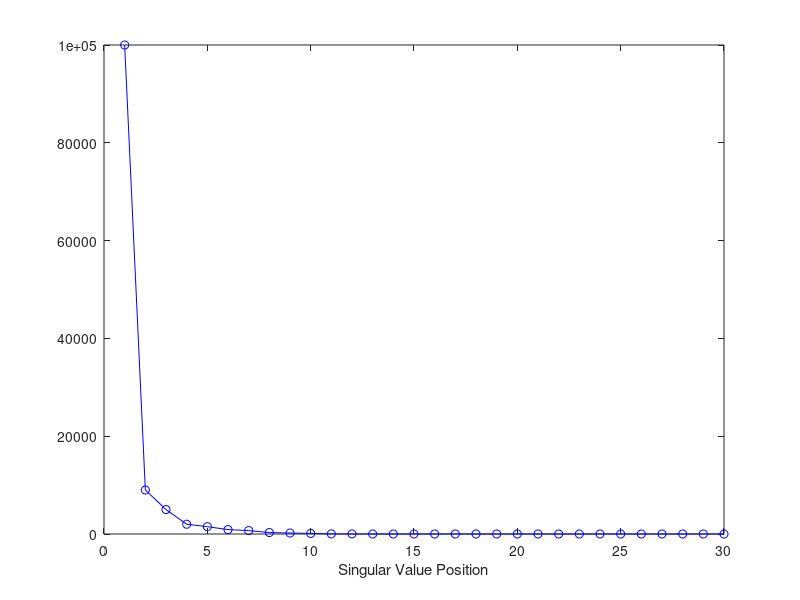
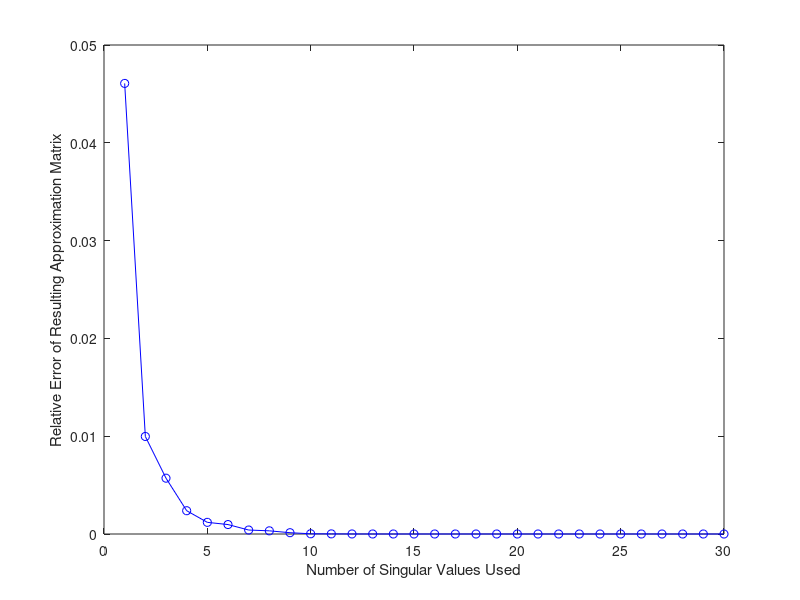

MATLAB code for these plots, in order:
%% MATLAB has a build in SVD command "svd"

% define number of rows and columns of matrix A
m = 10; 
n = 10;

% create random matrix of size m x n 
A1 = rand(m,n)

% find SVD decomposition of A
[U,Sigma,V] = svd(A1)

%% Find low-rank approximation of A using SVD
% create random matrix of size 30 x 30 with a given spectrum and find its SVD
evals = [100000 9000 5000 2000 1500 900 700 300 200 121 25 10 5 2 1 0.945 ...
    0.9 0.877 0.843 0.8 0.7 0.75 0.4 0.3 0.002 0.0032 0.004 0.0002 0.0001 ...
    0.0001]; %d efine the spectrum
dec_evals = sort(evals,'descend'); % sort the eigenvalues from large to small

% plot the eigenvalues
fig1 = figure; clf;
plot(dec_evals,'bo-')
xlabel('Singular Value Position')

Adiag = diag(dec_evals,0); % create a diagonal matrix with eigenvalue entries
T = rand(30); % create a random 30 x 30 matrix
A = T * Adiag * inv(T); % perform a similarity transformation
[U_k,Sigma,V_k] = svd(A); % find SVD 

% decide how many singular values to keep ( <n)
% change this value to see how the error differs
ksigma = 1;

% find the best rank k approximation of A by using a linear combination of
% outerproducts with the singular value of A as the weights
A_best = zeros(size(A));
for i = 1:ksigma
    A_best = A_best + (Sigma(i,i) * U_k(:,i) * V_k(:,i)');
end

A_best;

% find the error of the best rank k approximation of A
err = norm(A-A_best)
err_A_best = norm(err)/norm(A)

% plot error as a function of the rank k approximation of A 
A_best = zeros(size(A));
err_list = zeros(30,1)
for k = 1:30
    A_best = zeros(size(A));
    for i = 1:k
        A_best = A_best + (Sigma(i,i) * U_k(:,i) * V_k(:,i)');
    end
    err_list(i) = norm(A-A_best)/norm(A)
end

% create figure of relative error as a function of the number of singular
% values used
fig2 = figure; clf;
plot(err_list,'bo-')
xlabel('Number of Singular Values Used') 
ylabel('Relative Error of Resulting Approximation Matrix') 

%% Find the pseudo-inverse of A
% create random matrix A
A = [-1 1 0; -1 0 1; 0 -1 1]
b = [900; -601; 10]

A\b % note this gives no solution since A is non-singular

% built in pesudeo-inverse command "pinv", works for any case
pinvA = pinv(A)
pinvA*b %solves issue with least squares solution

%% Principal Component Analysis
% create random m x n matrix
m=5;
n=4;
A = rand(m,n);

% column center matrix
colcentered_A = zeros(size(A));
for i = 1:m
    for j = 1:n
        colcentered_A(i,j) = A(i,j)-mean(A(:,j));
    end
end

% find SVD decomposition column centered matrix
[U,S,V] =svd(colcentered_A)

% PCA of matrix A 
coeff = pca(A) % note that V = coeff matrix (vectors may differ by a factor of -1)

% PCA by hand 
% standardize matrix
centered_A = zeros(size(A));
for i = 1:m
    for j = 1:n
        centered_A(i,j) = (A(i,j)-mean(A(:,j)))/std(A(:,j));
    end
end
covariance = cov(A);
[V1,D1] = eig(covariance);
[d, ind] = sort(diag(D1), 'descend');
Ds = D1(ind,ind);
Vs = V1(:,ind) % note Vs = V = coeff (may differ by factor of -1)
